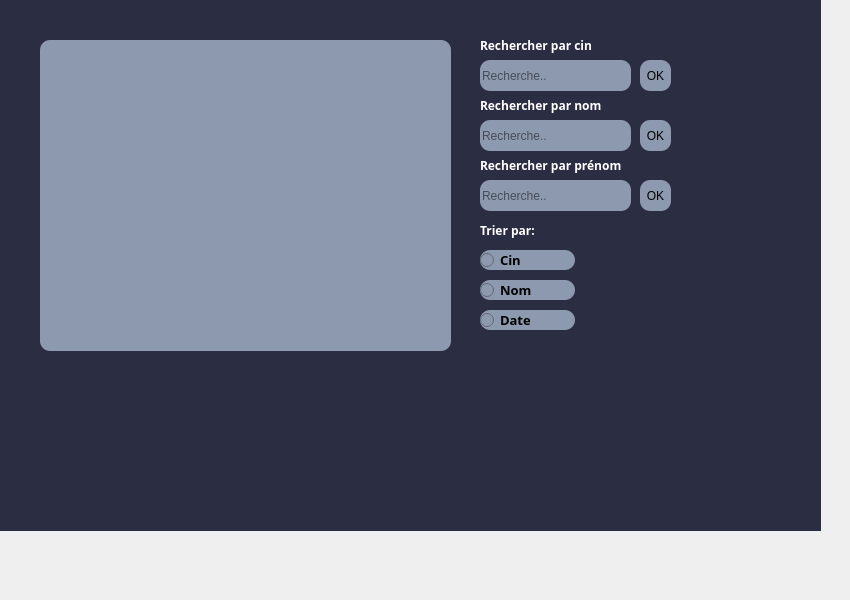
     <widget class="QWidget" name="Afficher">
      <attribute name="title">
       <string>Afficher</string>
      </attribute>
      <widget class="QLabel" name="label_10">
       <property name="geometry">
        <rect>
         <x>-20</x>
         <y>-60</y>
         <width>841</width>
         <height>591</height>
        </rect>
       </property>
       <property name="styleSheet">
        <string notr="true">background-color: rgb(43, 45, 66);</string>
       </property>
       <property name="text">
        <string/>
       </property>
      </widget>
      <widget class="QTableView" name="tabAfficher">
       <property name="geometry">
        <rect>
         <x>40</x>
         <y>40</y>
         <width>411</width>
         <height>311</height>
        </rect>
       </property>
       <property name="styleSheet">
        <string notr="true">background-color: rgb(141, 153, 174);
border-radius: 10px;</string>
       </property>
      </widget>
      <widget class="QLabel" name="label_16">
       <property name="geometry">
        <rect>
         <x>480</x>
         <y>30</y>
         <width>141</width>
         <height>31</height>
        </rect>
       </property>
       <property name="font">
        <font>
         <family>Google Sans</family>
         <pointsize>9</pointsize>
         <weight>75</weight>
         <bold>true</bold>
        </font>
       </property>
       <property name="styleSheet">
        <string notr="true">color: rgb(255, 255, 255);</string>
       </property>
       <property name="text">
        <string>Rechercher par cin</string>
       </property>
      </widget>
      <widget class="QLineEdit" name="lineEdit_rechercher">
       <property name="geometry">
        <rect>
         <x>480</x>
         <y>60</y>
         <width>151</width>
         <height>31</height>
        </rect>
       </property>
       <property name="styleSheet">
        <string notr="true">background-color: rgb(141, 153, 174);
border-radius: 10px;</string>
       </property>
       <property name="placeholderText">
        <string>Recherche..</string>
       </property>
      </widget>
      <widget class="QLabel" name="label_17">
       <property name="geometry">
        <rect>
         <x>480</x>
         <y>220</y>
         <width>81</width>
         <height>21</height>
        </rect>
       </property>
       <property name="font">
        <font>
         <family>Google Sans</family>
         <pointsize>9</pointsize>
         <weight>75</weight>
         <bold>true</bold>
        </font>
       </property>
       <property name="styleSheet">
        <string notr="true">color: rgb(255, 255, 255);</string>
       </property>
       <property name="text">
        <string>Trier par:</string>
       </property>
      </widget>
      <widget class="QRadioButton" name="radioButton">
       <property name="geometry">
        <rect>
         <x>480</x>
         <y>250</y>
         <width>95</width>
         <height>20</height>
        </rect>
       </property>
       <property name="font">
        <font>
         <family>Google Sans</family>
         <pointsize>10</pointsize>
         <weight>75</weight>
         <bold>true</bold>
        </font>
       </property>
       <property name="styleSheet">
        <string notr="true">background-color: rgb(141, 153, 174);
border-radius: 10px;</string>
       </property>
       <property name="text">
        <string>Cin</string>
       </property>
      </widget>
      <widget class="QRadioButton" name="radioButton_2">
       <property name="geometry">
        <rect>
         <x>480</x>
         <y>280</y>
         <width>95</width>
         <height>20</height>
        </rect>
       </property>
       <property name="font">
        <font>
         <family>Google Sans</family>
         <pointsize>10</pointsize>
         <weight>75</weight>
         <bold>true</bold>
        </font>
       </property>
       <property name="styleSheet">
        <string notr="true">background-color: rgb(141, 153, 174);
border-radius: 10px;</string>
       </property>
       <property name="text">
        <string>Nom</string>
       </property>
      </widget>
      <widget class="QPushButton" name="pushButton_rechercher">
       <property name="geometry">
        <rect>
         <x>640</x>
         <y>60</y>
         <width>31</width>
         <height>31</height>
        </rect>
       </property>
       <property name="styleSheet">
        <string notr="true">background-color: rgb(141, 153, 174);
border-radius: 10px;</string>
       </property>
       <property name="text">
        <string>OK</string>
       </property>
      </widget>
      <widget class="QRadioButton" name="radioButton_5">
       <property name="geometry">
        <rect>
         <x>480</x>
         <y>310</y>
         <width>95</width>
         <height>20</height>
        </rect>
       </property>
       <property name="font">
        <font>
         <family>Google Sans</family>
         <pointsize>10</pointsize>
         <weight>75</weight>
         <bold>true</bold>
        </font>
       </property>
       <property name="styleSheet">
        <string notr="true">background-color: rgb(141, 153, 174);
border-radius: 10px;</string>
       </property>
       <property name="text">
        <string>Date</string>
       </property>
      </widget>
      <widget class="QLabel" name="label_36">
       <property name="geometry">
        <rect>
         <x>480</x>
         <y>90</y>
         <width>151</width>
         <height>31</height>
        </rect>
       </property>
       <property name="font">
        <font>
         <family>Google Sans</family>
         <pointsize>9</pointsize>
         <weight>75</weight>
         <bold>true</bold>
        </font>
       </property>
       <property name="styleSheet">
        <string notr="true">color: rgb(255, 255, 255);</string>
       </property>
       <property name="text">
        <string>Rechercher par nom</string>
       </property>
      </widget>
      <widget class="QLineEdit" name="lineEdit_rechercherNOM">
       <property name="geometry">
        <rect>
         <x>480</x>
         <y>120</y>
         <width>151</width>
         <height>31</height>
        </rect>
       </property>
       <property name="styleSheet">
        <string notr="true">background-color: rgb(141, 153, 174);
border-radius: 10px;</string>
       </property>
       <property name="placeholderText">
        <string>Recherche..</string>
       </property>
      </widget>
      <widget class="QPushButton" name="pushButton_rechercherNOM">
       <property name="geometry">
        <rect>
         <x>640</x>
         <y>120</y>
         <width>31</width>
         <height>31</height>
        </rect>
       </property>
       <property name="styleSheet">
        <string notr="true">background-color: rgb(141, 153, 174);
border-radius: 10px;</string>
       </property>
       <property name="text">
        <string>OK</string>
       </property>
      </widget>
      <widget class="QLabel" name="label_37">
       <property name="geometry">
        <rect>
         <x>480</x>
         <y>150</y>
         <width>191</width>
         <height>31</height>
        </rect>
       </property>
       <property name="font">
        <font>
         <family>Google Sans</family>
         <pointsize>9</pointsize>
         <weight>75</weight>
         <bold>true</bold>
        </font>
       </property>
       <property name="styleSheet">
        <string notr="true">color: rgb(255, 255, 255);</string>
       </property>
       <property name="text">
        <string>Rechercher par prénom</string>
       </property>
      </widget>
      <widget class="QLineEdit" name="lineEdit_rechercherPRENOM">
       <property name="geometry">
        <rect>
         <x>480</x>
         <y>180</y>
         <width>151</width>
         <height>31</height>
        </rect>
       </property>
       <property name="styleSheet">
        <string notr="true">background-color: rgb(141, 153, 174);
border-radius: 10px;</string>
       </property>
       <property name="placeholderText">
        <string>Recherche..</string>
       </property>
      </widget>
      <widget class="QPushButton" name="pushButton_rechercherPRENOM">
       <property name="geometry">
        <rect>
         <x>640</x>
         <y>180</y>
         <width>31</width>
         <height>31</height>
        </rect>
       </property>
       <property name="styleSheet">
        <string notr="true">background-color: rgb(141, 153, 174);
border-radius: 10px;</string>
       </property>
       <property name="text">
        <string>OK</string>
       </property>
      </widget>
     </widget>
